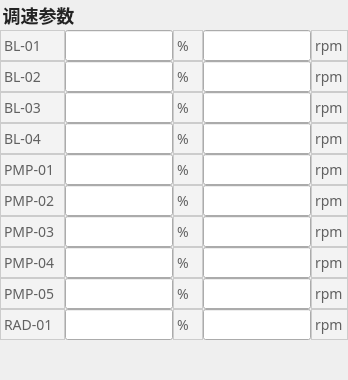
    <widget class="QGroupBox" name="speed_groupBox">
     <property name="minimumSize">
      <size>
       <width>30</width>
       <height>0</height>
      </size>
     </property>
     <property name="styleSheet">
      <string notr="true">QGroupBox {
font-size:18px;
font-family:PingFang SC;
font-weight:500;
line-height:34px;
color:rgba(35,35,35,1);
border:0px;
}</string>
     </property>
     <property name="title">
      <string>调速参数</string>
     </property>
     <layout class="QGridLayout" name="gridLayout_2">
      <property name="leftMargin">
       <number>0</number>
      </property>
      <property name="topMargin">
       <number>30</number>
      </property>
      <property name="rightMargin">
       <number>0</number>
      </property>
      <property name="bottomMargin">
       <number>0</number>
      </property>
      <property name="spacing">
       <number>0</number>
      </property>
      <item row="5" column="0">
       <layout class="QHBoxLayout" name="horizontalLayout_42">
        <property name="spacing">
         <number>0</number>
        </property>
        <item>
         <widget class="QLabel" name="label_42">
          <property name="minimumSize">
           <size>
            <width>65</width>
            <height>0</height>
           </size>
          </property>
          <property name="styleSheet">
           <string notr="true">QLabel {
font-size:14px;
font-family:PingFang SC;
font-weight:300;
line-height:37px;
color:rgba(97,97,97,1);
background:rgba(243,243,243,1);
border:1px solid rgba(204,204,204,1);
}</string>
          </property>
          <property name="text">
           <string>PMP-02</string>
          </property>
         </widget>
        </item>
        <item>
         <widget class="QLineEdit" name="speedPercentage_PMP_2">
          <property name="minimumSize">
           <size>
            <width>0</width>
            <height>31</height>
           </size>
          </property>
          <property name="readOnly">
           <bool>true</bool>
          </property>
         </widget>
        </item>
        <item>
         <widget class="QLabel" name="label_127">
          <property name="minimumSize">
           <size>
            <width>30</width>
            <height>0</height>
           </size>
          </property>
          <property name="styleSheet">
           <string notr="true">QLabel {
font-size:14px;
font-family:PingFang SC;
font-weight:300;
line-height:37px;
color:rgba(97,97,97,1);
background:rgba(243,243,243,1);
border:1px solid rgba(204,204,204,1);
}</string>
          </property>
          <property name="text">
           <string>%</string>
          </property>
         </widget>
        </item>
        <item>
         <widget class="QLineEdit" name="speed_PMP_2">
          <property name="minimumSize">
           <size>
            <width>0</width>
            <height>31</height>
           </size>
          </property>
          <property name="readOnly">
           <bool>true</bool>
          </property>
         </widget>
        </item>
        <item>
         <widget class="QLabel" name="label_117">
          <property name="styleSheet">
           <string notr="true">QLabel {
font-size:14px;
font-family:PingFang SC;
font-weight:300;
line-height:37px;
color:rgba(97,97,97,1);
background:rgba(243,243,243,1);
border:1px solid rgba(204,204,204,1);
}</string>
          </property>
          <property name="text">
           <string>rpm</string>
          </property>
         </widget>
        </item>
       </layout>
      </item>
      <item row="8" column="0">
       <layout class="QHBoxLayout" name="horizontalLayout_45">
        <property name="spacing">
         <number>0</number>
        </property>
        <item>
         <widget class="QLabel" name="label_45">
          <property name="minimumSize">
           <size>
            <width>65</width>
            <height>0</height>
           </size>
          </property>
          <property name="styleSheet">
           <string notr="true">QLabel {
font-size:14px;
font-family:PingFang SC;
font-weight:300;
line-height:37px;
color:rgba(97,97,97,1);
background:rgba(243,243,243,1);
border:1px solid rgba(204,204,204,1);
}</string>
          </property>
          <property name="text">
           <string>PMP-05</string>
          </property>
         </widget>
        </item>
        <item>
         <widget class="QLineEdit" name="speedPercentage_PMP_5">
          <property name="minimumSize">
           <size>
            <width>0</width>
            <height>31</height>
           </size>
          </property>
          <property name="readOnly">
           <bool>true</bool>
          </property>
         </widget>
        </item>
        <item>
         <widget class="QLabel" name="label_130">
          <property name="minimumSize">
           <size>
            <width>30</width>
            <height>0</height>
           </size>
          </property>
          <property name="styleSheet">
           <string notr="true">QLabel {
font-size:14px;
font-family:PingFang SC;
font-weight:300;
line-height:37px;
color:rgba(97,97,97,1);
background:rgba(243,243,243,1);
border:1px solid rgba(204,204,204,1);
}</string>
          </property>
          <property name="text">
           <string>%</string>
          </property>
         </widget>
        </item>
        <item>
         <widget class="QLineEdit" name="speed_PMP_5">
          <property name="minimumSize">
           <size>
            <width>0</width>
            <height>31</height>
           </size>
          </property>
          <property name="readOnly">
           <bool>true</bool>
          </property>
         </widget>
        </item>
        <item>
         <widget class="QLabel" name="label_120">
          <property name="styleSheet">
           <string notr="true">QLabel {
font-size:14px;
font-family:PingFang SC;
font-weight:300;
line-height:37px;
color:rgba(97,97,97,1);
background:rgba(243,243,243,1);
border:1px solid rgba(204,204,204,1);
}</string>
          </property>
          <property name="text">
           <string>rpm</string>
          </property>
         </widget>
        </item>
       </layout>
      </item>
      <item row="2" column="0">
       <layout class="QHBoxLayout" name="horizontalLayout_19">
        <property name="spacing">
         <number>0</number>
        </property>
        <item>
         <widget class="QLabel" name="label_19">
          <property name="minimumSize">
           <size>
            <width>65</width>
            <height>0</height>
           </size>
          </property>
          <property name="styleSheet">
           <string notr="true">QLabel {
font-size:14px;
font-family:PingFang SC;
font-weight:300;
line-height:37px;
color:rgba(97,97,97,1);
background:rgba(243,243,243,1);
border:1px solid rgba(204,204,204,1);
}</string>
          </property>
          <property name="text">
           <string>BL-03</string>
          </property>
         </widget>
        </item>
        <item>
         <widget class="QLineEdit" name="speedPercentage_BL_3">
          <property name="minimumSize">
           <size>
            <width>0</width>
            <height>31</height>
           </size>
          </property>
          <property name="readOnly">
           <bool>true</bool>
          </property>
         </widget>
        </item>
        <item>
         <widget class="QLabel" name="label_124">
          <property name="minimumSize">
           <size>
            <width>30</width>
            <height>0</height>
           </size>
          </property>
          <property name="styleSheet">
           <string notr="true">QLabel {
font-size:14px;
font-family:PingFang SC;
font-weight:300;
line-height:37px;
color:rgba(97,97,97,1);
background:rgba(243,243,243,1);
border:1px solid rgba(204,204,204,1);
}</string>
          </property>
          <property name="text">
           <string>%</string>
          </property>
         </widget>
        </item>
        <item>
         <widget class="QLineEdit" name="speed_BL_3">
          <property name="minimumSize">
           <size>
            <width>0</width>
            <height>31</height>
           </size>
          </property>
          <property name="readOnly">
           <bool>true</bool>
          </property>
         </widget>
        </item>
        <item>
         <widget class="QLabel" name="label_108">
          <property name="styleSheet">
           <string notr="true">QLabel {
font-size:14px;
font-family:PingFang SC;
font-weight:300;
line-height:37px;
color:rgba(97,97,97,1);
background:rgba(243,243,243,1);
border:1px solid rgba(204,204,204,1);
}</string>
          </property>
          <property name="text">
           <string>rpm</string>
          </property>
         </widget>
        </item>
       </layout>
      </item>
      <item row="4" column="0">
       <layout class="QHBoxLayout" name="horizontalLayout_41">
        <property name="spacing">
         <number>0</number>
        </property>
        <item>
         <widget class="QLabel" name="label_41">
          <property name="minimumSize">
           <size>
            <width>65</width>
            <height>0</height>
           </size>
          </property>
          <property name="styleSheet">
           <string notr="true">QLabel {
font-size:14px;
font-family:PingFang SC;
font-weight:300;
line-height:37px;
color:rgba(97,97,97,1);
background:rgba(243,243,243,1);
border:1px solid rgba(204,204,204,1);
}</string>
          </property>
          <property name="text">
           <string>PMP-01</string>
          </property>
         </widget>
        </item>
        <item>
         <widget class="QLineEdit" name="speedPercentage_PMP_1">
          <property name="minimumSize">
           <size>
            <width>0</width>
            <height>31</height>
           </size>
          </property>
          <property name="readOnly">
           <bool>true</bool>
          </property>
         </widget>
        </item>
        <item>
         <widget class="QLabel" name="label_126">
          <property name="minimumSize">
           <size>
            <width>30</width>
            <height>0</height>
           </size>
          </property>
          <property name="styleSheet">
           <string notr="true">QLabel {
font-size:14px;
font-family:PingFang SC;
font-weight:300;
line-height:37px;
color:rgba(97,97,97,1);
background:rgba(243,243,243,1);
border:1px solid rgba(204,204,204,1);
}</string>
          </property>
          <property name="text">
           <string>%</string>
          </property>
         </widget>
        </item>
        <item>
         <widget class="QLineEdit" name="speed_PMP_1">
          <property name="minimumSize">
           <size>
            <width>0</width>
            <height>31</height>
           </size>
          </property>
          <property name="readOnly">
           <bool>true</bool>
          </property>
         </widget>
        </item>
        <item>
         <widget class="QLabel" name="label_116">
          <property name="styleSheet">
           <string notr="true">QLabel {
font-size:14px;
font-family:PingFang SC;
font-weight:300;
line-height:37px;
color:rgba(97,97,97,1);
background:rgba(243,243,243,1);
border:1px solid rgba(204,204,204,1);
}</string>
          </property>
          <property name="text">
           <string>rpm</string>
          </property>
         </widget>
        </item>
       </layout>
      </item>
      <item row="6" column="0">
       <layout class="QHBoxLayout" name="horizontalLayout_43">
        <property name="spacing">
         <number>0</number>
        </property>
        <item>
         <widget class="QLabel" name="label_43">
          <property name="minimumSize">
           <size>
            <width>65</width>
            <height>0</height>
           </size>
          </property>
          <property name="styleSheet">
           <string notr="true">QLabel {
font-size:14px;
font-family:PingFang SC;
font-weight:300;
line-height:37px;
color:rgba(97,97,97,1);
background:rgba(243,243,243,1);
border:1px solid rgba(204,204,204,1);
}</string>
          </property>
          <property name="text">
           <string>PMP-03</string>
          </property>
         </widget>
        </item>
        <item>
         <widget class="QLineEdit" name="speedPercentage_PMP_3">
          <property name="minimumSize">
           <size>
            <width>0</width>
            <height>31</height>
           </size>
          </property>
          <property name="readOnly">
           <bool>true</bool>
          </property>
         </widget>
        </item>
        <item>
         <widget class="QLabel" name="label_128">
          <property name="minimumSize">
           <size>
            <width>30</width>
            <height>0</height>
           </size>
          </property>
          <property name="styleSheet">
           <string notr="true">QLabel {
font-size:14px;
font-family:PingFang SC;
font-weight:300;
line-height:37px;
color:rgba(97,97,97,1);
background:rgba(243,243,243,1);
border:1px solid rgba(204,204,204,1);
}</string>
          </property>
          <property name="text">
           <string>%</string>
          </property>
         </widget>
        </item>
        <item>
         <widget class="QLineEdit" name="speed_PMP_3">
          <property name="minimumSize">
           <size>
            <width>0</width>
            <height>31</height>
           </size>
          </property>
          <property name="readOnly">
           <bool>true</bool>
          </property>
         </widget>
        </item>
        <item>
         <widget class="QLabel" name="label_118">
          <property name="styleSheet">
           <string notr="true">QLabel {
font-size:14px;
font-family:PingFang SC;
font-weight:300;
line-height:37px;
color:rgba(97,97,97,1);
background:rgba(243,243,243,1);
border:1px solid rgba(204,204,204,1);
}</string>
          </property>
          <property name="text">
           <string>rpm</string>
          </property>
         </widget>
        </item>
       </layout>
      </item>
      <item row="3" column="0">
       <layout class="QHBoxLayout" name="horizontalLayout_40">
        <property name="spacing">
         <number>0</number>
        </property>
        <item>
         <widget class="QLabel" name="label_40">
          <property name="minimumSize">
           <size>
            <width>65</width>
            <height>0</height>
           </size>
          </property>
          <property name="styleSheet">
           <string notr="true">QLabel {
font-size:14px;
font-family:PingFang SC;
font-weight:300;
line-height:37px;
color:rgba(97,97,97,1);
background:rgba(243,243,243,1);
border:1px solid rgba(204,204,204,1);
}</string>
          </property>
          <property name="text">
           <string>BL-04</string>
          </property>
         </widget>
        </item>
        <item>
         <widget class="QLineEdit" name="speedPercentage_BL_4">
          <property name="minimumSize">
           <size>
            <width>0</width>
            <height>31</height>
           </size>
          </property>
          <property name="readOnly">
           <bool>true</bool>
          </property>
         </widget>
        </item>
        <item>
         <widget class="QLabel" name="label_125">
          <property name="minimumSize">
           <size>
            <width>30</width>
            <height>0</height>
           </size>
          </property>
          <property name="styleSheet">
           <string notr="true">QLabel {
font-size:14px;
font-family:PingFang SC;
font-weight:300;
line-height:37px;
color:rgba(97,97,97,1);
background:rgba(243,243,243,1);
border:1px solid rgba(204,204,204,1);
}</string>
          </property>
          <property name="text">
           <string>%</string>
          </property>
         </widget>
        </item>
        <item>
         <widget class="QLineEdit" name="speed_BL_4">
          <property name="minimumSize">
           <size>
            <width>0</width>
            <height>31</height>
           </size>
          </property>
          <property name="readOnly">
           <bool>true</bool>
          </property>
         </widget>
        </item>
        <item>
         <widget class="QLabel" name="label_110">
          <property name="styleSheet">
           <string notr="true">QLabel {
font-size:14px;
font-family:PingFang SC;
font-weight:300;
line-height:37px;
color:rgba(97,97,97,1);
background:rgba(243,243,243,1);
border:1px solid rgba(204,204,204,1);
}</string>
          </property>
          <property name="text">
           <string>rpm</string>
          </property>
         </widget>
        </item>
       </layout>
      </item>
      <item row="7" column="0">
       <layout class="QHBoxLayout" name="horizontalLayout_44">
        <property name="spacing">
         <number>0</number>
        </property>
        <item>
         <widget class="QLabel" name="label_44">
          <property name="minimumSize">
           <size>
            <width>65</width>
            <height>0</height>
           </size>
          </property>
          <property name="styleSheet">
           <string notr="true">QLabel {
font-size:14px;
font-family:PingFang SC;
font-weight:300;
line-height:37px;
color:rgba(97,97,97,1);
background:rgba(243,243,243,1);
border:1px solid rgba(204,204,204,1);
}</string>
          </property>
          <property name="text">
           <string>PMP-04</string>
          </property>
         </widget>
        </item>
        <item>
         <widget class="QLineEdit" name="speedPercentage_PMP_4">
          <property name="minimumSize">
           <size>
            <width>0</width>
            <height>31</height>
           </size>
          </property>
          <property name="readOnly">
           <bool>true</bool>
          </property>
         </widget>
        </item>
        <item>
         <widget class="QLabel" name="label_129">
          <property name="minimumSize">
           <size>
            <width>30</width>
            <height>0</height>
           </size>
          </property>
          <property name="styleSheet">
           <string notr="true">QLabel {
font-size:14px;
font-family:PingFang SC;
font-weight:300;
line-height:37px;
color:rgba(97,97,97,1);
background:rgba(243,243,243,1);
border:1px solid rgba(204,204,204,1);
}</string>
          </property>
          <property name="text">
           <string>%</string>
          </property>
         </widget>
        </item>
        <item>
         <widget class="QLineEdit" name="speed_PMP_4">
          <property name="minimumSize">
           <size>
            <width>0</width>
            <height>31</height>
           </size>
          </property>
          <property name="readOnly">
           <bool>true</bool>
          </property>
         </widget>
        </item>
        <item>
         <widget class="QLabel" name="label_119">
          <property name="styleSheet">
           <string notr="true">QLabel {
font-size:14px;
font-family:PingFang SC;
font-weight:300;
line-height:37px;
color:rgba(97,97,97,1);
background:rgba(243,243,243,1);
border:1px solid rgba(204,204,204,1);
}</string>
          </property>
          <property name="text">
           <string>rpm</string>
          </property>
         </widget>
        </item>
       </layout>
      </item>
      <item row="9" column="0">
       <layout class="QHBoxLayout" name="horizontalLayout_46">
        <property name="spacing">
         <number>0</number>
        </property>
        <item>
         <widget class="QLabel" name="label_46">
          <property name="minimumSize">
           <size>
            <width>65</width>
            <height>0</height>
           </size>
          </property>
          <property name="styleSheet">
           <string notr="true">QLabel {
font-size:14px;
font-family:PingFang SC;
font-weight:300;
line-height:37px;
color:rgba(97,97,97,1);
background:rgba(243,243,243,1);
border:1px solid rgba(204,204,204,1);
}</string>
          </property>
          <property name="text">
           <string>RAD-01</string>
          </property>
         </widget>
        </item>
        <item>
         <widget class="QLineEdit" name="speedPercentage_RAD_1">
          <property name="minimumSize">
           <size>
            <width>0</width>
            <height>31</height>
           </size>
          </property>
          <property name="readOnly">
           <bool>true</bool>
          </property>
         </widget>
        </item>
        <item>
         <widget class="QLabel" name="label_131">
          <property name="minimumSize">
           <size>
            <width>30</width>
            <height>0</height>
           </size>
          </property>
          <property name="styleSheet">
           <string notr="true">QLabel {
font-size:14px;
font-family:PingFang SC;
font-weight:300;
line-height:37px;
color:rgba(97,97,97,1);
background:rgba(243,243,243,1);
border:1px solid rgba(204,204,204,1);
}</string>
          </property>
          <property name="text">
           <string>%</string>
          </property>
         </widget>
        </item>
        <item>
         <widget class="QLineEdit" name="speed_RAD_1">
          <property name="minimumSize">
           <size>
            <width>0</width>
            <height>31</height>
           </size>
          </property>
          <property name="readOnly">
           <bool>true</bool>
          </property>
         </widget>
        </item>
        <item>
         <widget class="QLabel" name="label_121">
          <property name="styleSheet">
           <string notr="true">QLabel {
font-size:14px;
font-family:PingFang SC;
font-weight:300;
line-height:37px;
color:rgba(97,97,97,1);
background:rgba(243,243,243,1);
border:1px solid rgba(204,204,204,1);
}</string>
          </property>
          <property name="text">
           <string>rpm</string>
          </property>
         </widget>
        </item>
       </layout>
      </item>
      <item row="0" column="0">
       <layout class="QHBoxLayout" name="horizontalLayout_13">
        <property name="spacing">
         <number>0</number>
        </property>
        <item>
         <widget class="QLabel" name="label_13">
          <property name="minimumSize">
           <size>
            <width>65</width>
            <height>0</height>
           </size>
          </property>
          <property name="styleSheet">
           <string notr="true">QLabel {
font-size:14px;
font-family:PingFang SC;
font-weight:300;
line-height:37px;
color:rgba(97,97,97,1);
background:rgba(243,243,243,1);
border:1px solid rgba(204,204,204,1);
}</string>
          </property>
          <property name="text">
           <string>BL-01</string>
          </property>
         </widget>
        </item>
        <item>
         <widget class="QLineEdit" name="speedPercentage_BL_1">
          <property name="minimumSize">
           <size>
            <width>0</width>
            <height>31</height>
           </size>
          </property>
          <property name="readOnly">
           <bool>true</bool>
          </property>
         </widget>
        </item>
        <item>
         <widget class="QLabel" name="label_122">
          <property name="minimumSize">
           <size>
            <width>30</width>
            <height>0</height>
           </size>
          </property>
          <property name="styleSheet">
           <string notr="true">QLabel {
font-size:14px;
font-family:PingFang SC;
font-weight:300;
line-height:37px;
color:rgba(97,97,97,1);
background:rgba(243,243,243,1);
border:1px solid rgba(204,204,204,1);
}</string>
          </property>
          <property name="text">
           <string>%</string>
          </property>
         </widget>
        </item>
        <item>
         <widget class="QLineEdit" name="speed_BL_1">
          <property name="minimumSize">
           <size>
            <width>0</width>
            <height>31</height>
           </size>
          </property>
          <property name="readOnly">
           <bool>true</bool>
          </property>
         </widget>
        </item>
        <item>
         <widget class="QLabel" name="label_106">
          <property name="styleSheet">
           <string notr="true">QLabel {
font-size:14px;
font-family:PingFang SC;
font-weight:300;
line-height:37px;
color:rgba(97,97,97,1);
background:rgba(243,243,243,1);
border:1px solid rgba(204,204,204,1);
}</string>
          </property>
          <property name="text">
           <string>rpm</string>
          </property>
         </widget>
        </item>
       </layout>
      </item>
      <item row="1" column="0">
       <layout class="QHBoxLayout" name="horizontalLayout_14">
        <property name="spacing">
         <number>0</number>
        </property>
        <item>
         <widget class="QLabel" name="label_14">
          <property name="minimumSize">
           <size>
            <width>65</width>
            <height>0</height>
           </size>
          </property>
          <property name="styleSheet">
           <string notr="true">QLabel {
font-size:14px;
font-family:PingFang SC;
font-weight:300;
line-height:37px;
color:rgba(97,97,97,1);
background:rgba(243,243,243,1);
border:1px solid rgba(204,204,204,1);
}</string>
          </property>
          <property name="text">
           <string>BL-02</string>
          </property>
         </widget>
        </item>
        <item>
         <widget class="QLineEdit" name="speedPercentage_BL_2">
          <property name="minimumSize">
           <size>
            <width>0</width>
            <height>31</height>
           </size>
          </property>
          <property name="readOnly">
           <bool>true</bool>
          </property>
         </widget>
        </item>
        <item>
         <widget class="QLabel" name="label_123">
          <property name="minimumSize">
           <size>
            <width>30</width>
            <height>0</height>
           </size>
          </property>
          <property name="styleSheet">
           <string notr="true">QLabel {
font-size:14px;
font-family:PingFang SC;
font-weight:300;
line-height:37px;
color:rgba(97,97,97,1);
background:rgba(243,243,243,1);
border:1px solid rgba(204,204,204,1);
}</string>
          </property>
          <property name="text">
           <string>%</string>
          </property>
         </widget>
        </item>
        <item>
         <widget class="QLineEdit" name="speed_BL_2">
          <property name="minimumSize">
           <size>
            <width>0</width>
            <height>31</height>
           </size>
          </property>
          <property name="readOnly">
           <bool>true</bool>
          </property>
         </widget>
        </item>
        <item>
         <widget class="QLabel" name="label_107">
          <property name="styleSheet">
           <string notr="true">QLabel {
font-size:14px;
font-family:PingFang SC;
font-weight:300;
line-height:37px;
color:rgba(97,97,97,1);
background:rgba(243,243,243,1);
border:1px solid rgba(204,204,204,1);
}</string>
          </property>
          <property name="text">
           <string>rpm</string>
          </property>
         </widget>
        </item>
       </layout>
      </item>
      <item row="10" column="0">
       <spacer name="verticalSpacer_6">
        <property name="orientation">
         <enum>Qt::Vertical</enum>
        </property>
        <property name="sizeHint" stdset="0">
         <size>
          <width>20</width>
          <height>40</height>
         </size>
        </property>
       </spacer>
      </item>
     </layout>
    </widget>
